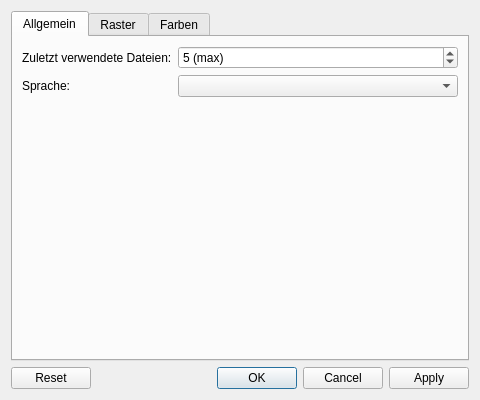
<?xml version="1.0" encoding="UTF-8"?>
<ui version="4.0">
 <class>SettingsDialog</class>
 <widget class="QDialog" name="SettingsDialog">
  <property name="geometry">
   <rect>
    <x>0</x>
    <y>0</y>
    <width>480</width>
    <height>400</height>
   </rect>
  </property>
  <property name="minimumSize">
   <size>
    <width>400</width>
    <height>0</height>
   </size>
  </property>
  <property name="windowTitle">
   <string>Einstellungen</string>
  </property>
  <layout class="QVBoxLayout" name="verticalLayout">
   <item>
    <widget class="QTabWidget" name="tabWidget">
     <property name="currentIndex">
      <number>0</number>
     </property>
     <widget class="QWidget" name="tabGeneral">
      <attribute name="title">
       <string>Allgemein</string>
      </attribute>
      <layout class="QFormLayout" name="formLayoutUI">
       <property name="rowWrapPolicy">
        <enum>QFormLayout::RowWrapPolicy::WrapLongRows</enum>
       </property>
       <item row="0" column="0">
        <widget class="QLabel" name="labelRecentFiles">
         <property name="text">
          <string>Zuletzt verwendete Dateien:</string>
         </property>
        </widget>
       </item>
       <item row="0" column="1">
        <widget class="QSpinBox" name="m_uiRecentMaxCount">
         <property name="suffix">
          <string> (max)</string>
         </property>
         <property name="minimum">
          <number>1</number>
         </property>
         <property name="maximum">
          <number>10</number>
         </property>
         <property name="value">
          <number>5</number>
         </property>
        </widget>
       </item>
       <item row="1" column="0">
        <widget class="QLabel" name="labelLanguage">
         <property name="text">
          <string>Sprache:</string>
         </property>
        </widget>
       </item>
       <item row="1" column="1">
        <widget class="QComboBox" name="m_uiLanguage"/>
       </item>
      </layout>
     </widget>
     <widget class="QWidget" name="tabGrid">
      <attribute name="title">
       <string>Raster</string>
      </attribute>
      <layout class="QFormLayout" name="formLayoutGrid">
       <property name="rowWrapPolicy">
        <enum>QFormLayout::RowWrapPolicy::WrapLongRows</enum>
       </property>
       <item row="0" column="0" colspan="2">
        <widget class="QCheckBox" name="m_gridVisible">
         <property name="text">
          <string>Raster anzeigen</string>
         </property>
        </widget>
       </item>
       <item row="1" column="0">
        <widget class="QLabel" name="labelGridSpacing">
         <property name="text">
          <string>Rasterabstand:</string>
         </property>
        </widget>
       </item>
       <item row="1" column="1">
        <widget class="QDoubleSpinBox" name="m_gridSpacing">
         <property name="suffix">
          <string> px</string>
         </property>
         <property name="minimum">
          <double>5.000000000000000</double>
         </property>
         <property name="maximum">
          <double>500.000000000000000</double>
         </property>
         <property name="singleStep">
          <double>5.000000000000000</double>
         </property>
        </widget>
       </item>
       <item row="2" column="0" colspan="2">
        <widget class="QCheckBox" name="m_snapEnabled">
         <property name="text">
          <string>Immer einrasten</string>
         </property>
        </widget>
       </item>
       <item row="3" column="0" colspan="2">
        <widget class="QLabel" name="labelGridColors">
         <property name="text">
          <string>&lt;b&gt;Farben&lt;/b&gt;</string>
         </property>
        </widget>
       </item>
       <item row="4" column="0">
        <widget class="QLabel" name="labelAxisColor">
         <property name="text">
          <string>Achsenfarbe:</string>
         </property>
        </widget>
       </item>
       <item row="4" column="1">
        <widget class="ColorButton" name="m_axisColor">
         <property name="text">
          <string/>
         </property>
        </widget>
       </item>
       <item row="5" column="0">
        <widget class="QLabel" name="labelGridColor">
         <property name="text">
          <string>Rasterfarbe:</string>
         </property>
        </widget>
       </item>
       <item row="5" column="1">
        <widget class="ColorButton" name="m_gridColor">
         <property name="text">
          <string/>
         </property>
        </widget>
       </item>
       <item row="6" column="0">
        <widget class="QLabel" name="labelLabelColor">
         <property name="text">
          <string>Beschriftungsfarbe:</string>
         </property>
        </widget>
       </item>
       <item row="6" column="1">
        <widget class="ColorButton" name="m_labelColor">
         <property name="text">
          <string/>
         </property>
        </widget>
       </item>
      </layout>
     </widget>
     <widget class="QWidget" name="tabColors">
      <attribute name="title">
       <string>Farben</string>
      </attribute>
      <layout class="QFormLayout" name="formLayoutColors">
       <item row="0" column="0">
        <widget class="QLabel" name="labelBackground">
         <property name="text">
          <string>Hintergrund:</string>
         </property>
        </widget>
       </item>
       <item row="0" column="1">
        <widget class="ColorButton" name="m_background">
         <property name="text">
          <string/>
         </property>
        </widget>
       </item>
       <item row="1" column="0">
        <widget class="QLabel" name="labelPoint">
         <property name="text">
          <string>Punkt:</string>
         </property>
        </widget>
       </item>
       <item row="1" column="1">
        <widget class="ColorButton" name="m_point">
         <property name="text">
          <string/>
         </property>
        </widget>
       </item>
       <item row="2" column="0">
        <widget class="QLabel" name="labelPointFill">
         <property name="text">
          <string>Punktfüllung:</string>
         </property>
        </widget>
       </item>
       <item row="2" column="1">
        <widget class="ColorButton" name="m_pointFill">
         <property name="text">
          <string/>
         </property>
        </widget>
       </item>
       <item row="3" column="0">
        <widget class="QLabel" name="labelLine">
         <property name="text">
          <string>Linie:</string>
         </property>
        </widget>
       </item>
       <item row="3" column="1">
        <widget class="ColorButton" name="m_line">
         <property name="text">
          <string/>
         </property>
        </widget>
       </item>
       <item row="4" column="0">
        <widget class="QLabel" name="labelCircle">
         <property name="text">
          <string>Kreis:</string>
         </property>
        </widget>
       </item>
       <item row="4" column="1">
        <widget class="ColorButton" name="m_circle">
         <property name="text">
          <string/>
         </property>
        </widget>
       </item>
       <item row="5" column="0">
        <widget class="QLabel" name="labelSelected">
         <property name="text">
          <string>Selektiert:</string>
         </property>
        </widget>
       </item>
       <item row="5" column="1">
        <widget class="ColorButton" name="m_selected">
         <property name="text">
          <string/>
         </property>
        </widget>
       </item>
       <item row="6" column="0">
        <widget class="QLabel" name="labelHighlighted">
         <property name="text">
          <string>Hervorgehoben:</string>
         </property>
        </widget>
       </item>
       <item row="6" column="1">
        <widget class="ColorButton" name="m_highlighted">
         <property name="text">
          <string/>
         </property>
        </widget>
       </item>
       <item row="7" column="0">
        <widget class="QLabel" name="labelConstruction">
         <property name="text">
          <string>Konstruktion:</string>
         </property>
        </widget>
       </item>
       <item row="7" column="1">
        <widget class="ColorButton" name="m_construction">
         <property name="text">
          <string/>
         </property>
        </widget>
       </item>
       <item row="8" column="0">
        <widget class="QLabel" name="labelWatermark">
         <property name="text">
          <string>Wasserzeichen:</string>
         </property>
        </widget>
       </item>
       <item row="8" column="1">
        <widget class="ColorButton" name="m_watermark">
         <property name="text">
          <string/>
         </property>
        </widget>
       </item>
      </layout>
     </widget>
    </widget>
   </item>
   <item>
    <widget class="QDialogButtonBox" name="buttonBox">
     <property name="standardButtons">
      <set>QDialogButtonBox::StandardButton::Apply|QDialogButtonBox::StandardButton::Cancel|QDialogButtonBox::StandardButton::Ok|QDialogButtonBox::StandardButton::Reset</set>
     </property>
    </widget>
   </item>
  </layout>
 </widget>
 <customwidgets>
  <customwidget>
   <class>ColorButton</class>
   <extends>QPushButton</extends>
   <header>ColorButton.h</header>
  </customwidget>
 </customwidgets>
 <resources/>
 <connections/>
</ui>
